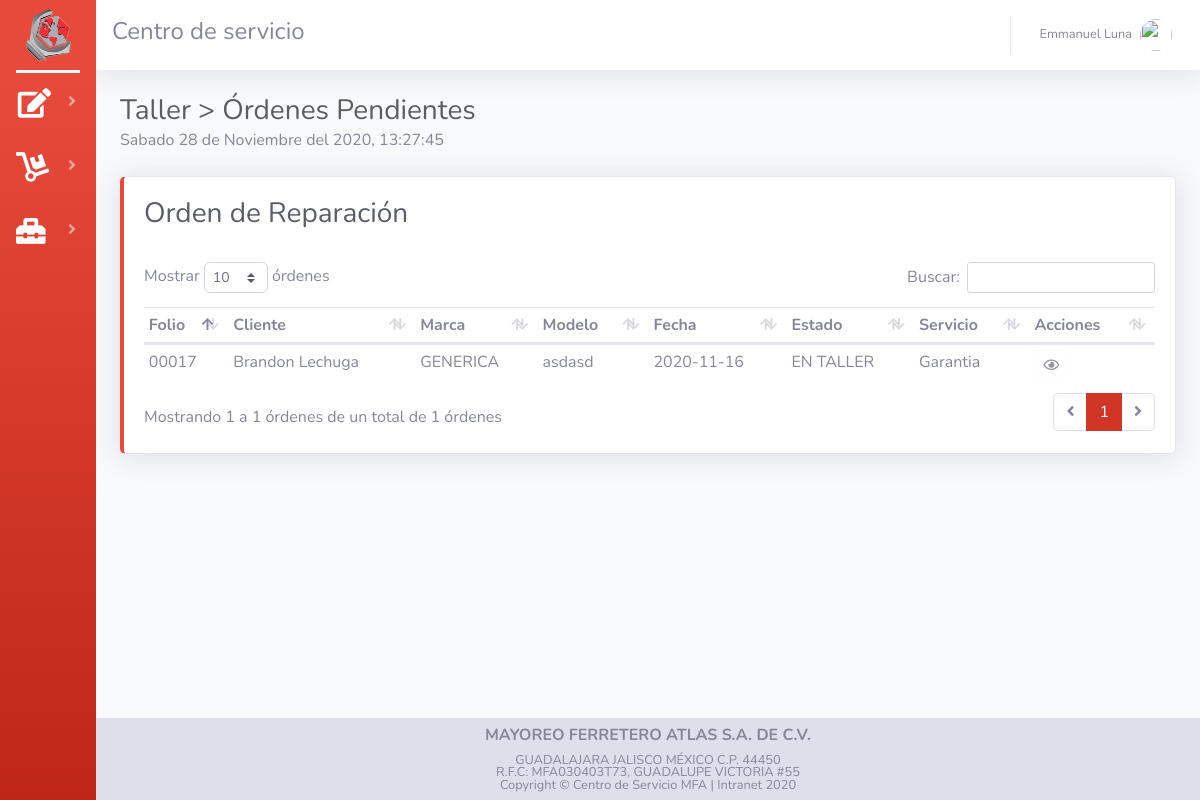
The app's page /listaTaller.php (signed in), older data.
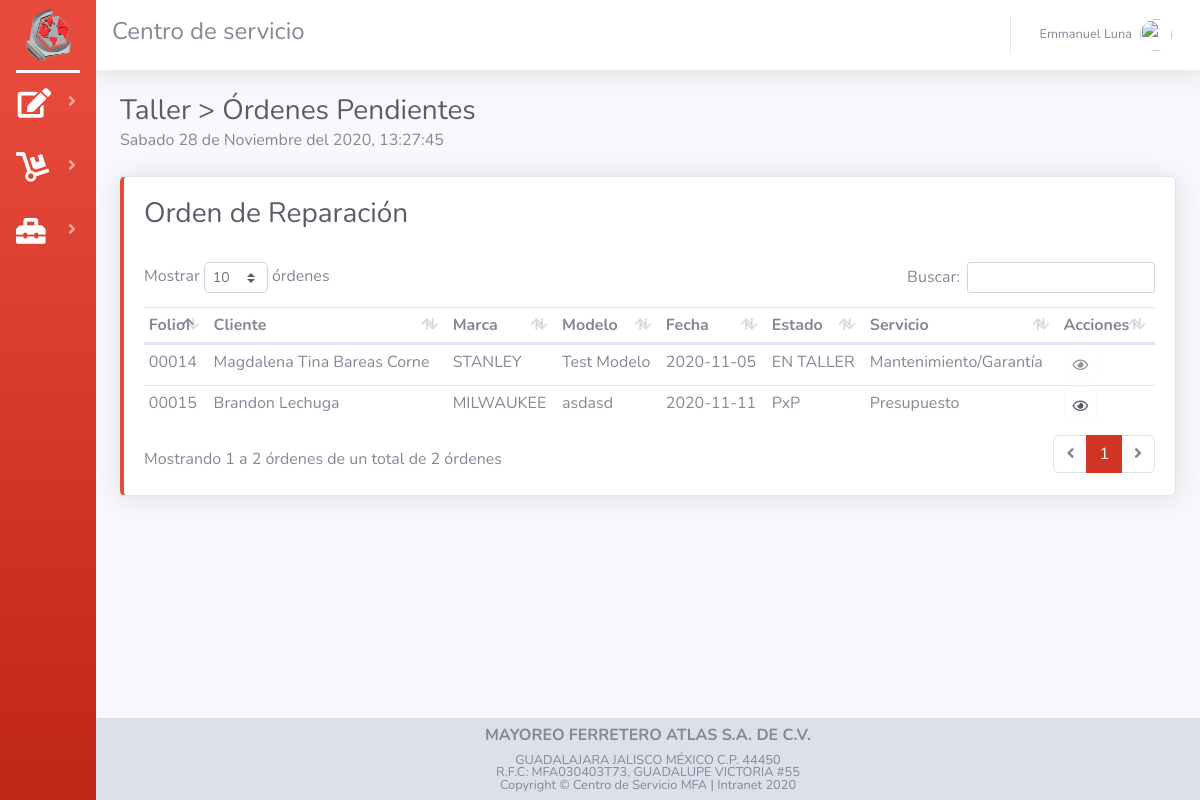
The same page, newer data.
### tables this page shows
CREATE TABLE `tab_cliente` (
  `id_cliente` int(11) NOT NULL AUTO_INCREMENT,
  `nom_cliente` varchar(50) NOT NULL,
  `dir_cliente` varchar(70) NOT NULL,
  `mun_cliente` varchar(25) NOT NULL,
  `cp_cliente` int(11) NOT NULL,
  `tel_cliente` varchar(20) NOT NULL,
  `rfc_cliente` varchar(15) NOT NULL,
  `mail_cliente` varchar(50) NOT NULL,
  PRIMARY KEY (`id_cliente`) USING BTREE
);

CREATE TABLE `tab_orden` (
  `id_orden` int(11) NOT NULL AUTO_INCREMENT,
  `id_cliente` int(11) NOT NULL,
  `code_user` int(11) NOT NULL,
  `fech_entrada` date NOT NULL,
  `fech_salida` date NOT NULL,
  `status_orden` varchar(30) NOT NULL,
  `img` varchar(30) NOT NULL DEFAULT 'CSA.webp',
  `desc_herramienta` varchar(50) NOT NULL,
  `marca_herramienta` varchar(50) NOT NULL,
  `mod_herramienta` varchar(20) NOT NULL,
  `tipo_herramienta` varchar(20) NOT NULL,
  `tipo_servicio` varchar(25) NOT NULL,
  `detalle_servicio` varchar(100) NOT NULL,
  `tec_taller` varchar(30) NOT NULL,
  `pago_orden` varchar(15) NOT NULL,
  `iva_orden` varchar(15) NOT NULL,
  PRIMARY KEY (`id_orden`) USING BTREE,
  KEY `code_user` (`code_user`) USING BTREE,
  KEY `id_cliente` (`id_cliente`) USING BTREE
);

### listaTaller.php (the view, shortened to what the changed rows need)
<?php session_start();
include("assets/controler/conexion.php");
?>
<!DOCTYPE html>
<html lang="en">
<head>
    <?php include("assets/common/header.php"); ?>
</head>
<body id="page-top">
    <div id="wrapper">
        <div id="content-wrapper" class="d-flex flex-column">
            <div id="content">
                <div class="container-fluid">
                    <div class="d-sm-flex align-items-center justify-content-between mb-4">
                        <div>
                            <h1 class='h3 mb-0 text-gray-800'>Taller > Órdenes Pendientes</h1>
                        </div>
                    </div>
                    <div class="row">
                        <div class="col">
                            <div class="card border-left-danger shadow ">
                                <div class="card-body">
                                    <h1 class='h3 text-gray-800'>Orden de Reparación</h1>
                                    <br>
                                    <div class="table-responsive">
                                        <table class="table table-hover table-sm" id="dataTableOrden" width="100%" cellspacing="0">
                                            <thead>
                                                <tr>
                                                    <th>Folio</th>
                                                    <th>Cliente</th>
                                                    <th>Marca</th>
                                                    <th>Modelo</th>
                                                    <th>Fecha</th>
                                                    <th>Estado </th>
                                                    <th>Servicio</th>
                                                    <th>Acciones</th>
                                                </tr>
                                            </thead>
                                            <tbody>
                                                <?php
                                                $queryTaller = "SELECT taller FROM tab_users WHERE code_user =" . $_SESSION['code_user'];
                                                ($rsTaller = mysqli_query($con, $queryTaller)) or die("Error de consulta");
                                                $Taller = mysqli_fetch_array($rsTaller);
                                                $queryOrden = "SELECT id_orden, id_cliente, marca_herramienta, mod_herramienta, fech_entrada, status_orden, tipo_servicio  FROM tab_orden WHERE tec_taller = '" . $_SESSION['name_user'] . "' AND (status_orden = 'PxP' OR status_orden = 'PxA'  OR status_orden = 'EN TALLER'  OR status_orden = 'APROVADA PxP')";
                                                $rsOrden = mysqli_query($con, $queryOrden) or die("Error de consulta");
                                                while ($Orden = mysqli_fetch_array($rsOrden)) {
                                                    $folio = $Orden['id_orden'];
                                                    if (strlen($folio) == 1) {
                                                        $folio = "0000" . $folio;
                                                    } else if (strlen($folio) == 2) {
                                                        $folio = "000" . $folio;
                                                    } else if (strlen($folio) == 3) {
                                                        $folio = "00" . $folio;
                                                    } else if (strlen($folio) == 4) {
                                                        $folio = "0" . $folio;
                                                    }
                                                    $queryCliente = "SELECT nom_cliente FROM tab_cliente WHERE id_cliente = $Orden[id_cliente]";
                                                    $rsCliente = mysqli_query($con, $queryCliente) or die("Error de consulta");
                                                    while ($Cliente = mysqli_fetch_array($rsCliente)) {
                                                        if ($Taller['taller']==$Orden['id_orden']) {
                                                            $mndTaller = "disabled";
                                                        } else {
                                                            $mndTaller = "";
                                                        }
                                                        echo "
                                                <tr>
                                                    <td>" . $folio . "</td>
                                                    <td>" . $Cliente['nom_cliente'] . "</td>
                                                    <td>" . $Orden['marca_herramienta'] . "</td>
                                                    <td>" . $Orden['mod_herramienta'] . "</td>
                                                    <td>" . $Orden['fech_entrada'] . "</td>
                                                    <td>" . $Orden['status_orden'] . "</td>
                                                    <td>" . $Orden['tipo_servicio'] . "</td>
                                                    <td>
                                                        <button type='button' class='btn btn-outline-light text-dark btn-sm BtnOrden' data-toggle='modal' data-target='#modalOrden'value=" . $Orden['id_orden'] . " " . $mndTaller . ">
                                                        <i class='far fa-eye'></i></button>
                                                    </td>
                                                </tr>
                                            ";
                                                    }
                                                }
                                                ?>
                                            </tbody>
                                        </table>
                                    </div>
                                </div>
                            </div>
                            <br>
                        </div>
                    </div>
                </div>
            </div>
        </div>
    </div>
</body>
</html>

Row changes from the older to the newer data that the page shows:
no longer on this page (row edited): tab_orden: marca_herramienta "GENERICA", mod_herramienta "asdasd", fech_entrada "2020-11-16", status_orden "EN TALLER", tipo_servicio "Garantia", tab_cliente (folio "00017", nom_cliente "Brandon Lechuga", $Orden['id_orden'] 17 (drawn))
now on this page (row edited): tab_orden: marca_herramienta "STANLEY", mod_herramienta "Test Modelo", fech_entrada "2020-11-05", status_orden "EN TALLER", tipo_servicio "Mantenimiento/Garantía"
now on this page (row unchanged): tab_cliente: folio "00014", nom_cliente "Magdalena Tina Bareas Corne", $Orden['id_orden'] 14 (drawn)
now on this page (row edited): tab_orden: marca_herramienta "MILWAUKEE", mod_herramienta "asdasd", fech_entrada "2020-11-11", status_orden "PxP", tipo_servicio "Presupuesto", tab_cliente (folio "00015", nom_cliente "Brandon Lechuga", $Orden['id_orden'] 15 (drawn))
Text that changed along with them:
text written by a page script: "Mostrar órdenes Buscar: Mostrando 1 a 1 órdenes de un total de 1 órdenes 1" → "Mostrar órdenes Buscar: Mostrando 1 a 2 órdenes de un total de 2 órdenes 1"
